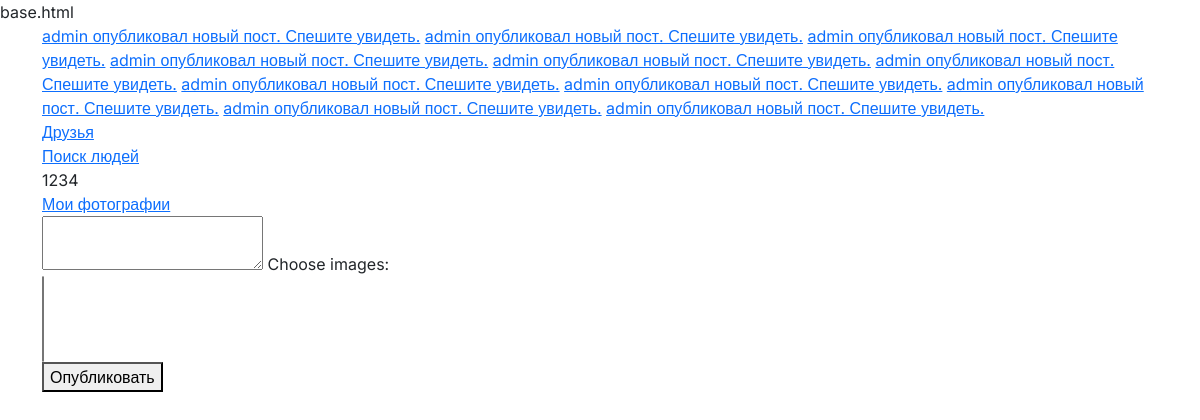
Screenshot of /social_network/my_profile/ (signed in) with the database file from the repository.
### social_network/models.py (models this page shows)
class Notification(models.Model):
    to_profile = models.ManyToManyField(Profile, related_name="notifications")
    content = models.TextField(max_length=200)
    url = models.URLField(max_length=200)

### social_network/views.py (the view)
# urls.py: path("my_profile/", view=views.my_profile, name="my_profile"),
@login_required()
@use_notifications()
def my_profile(request):
    user = request.user
    print(request.notifications)
    return render(request, "social_network/my_profile.html", {"user": user, "publications": user.social_network_profile.publications.all(), "images": user.social_network_profile.profile_images.all()})

### social_network/templates/social_network/my_profile.html (shortened to what this page needs)
{% extends "base.html" %}
{% block content %}
  <div class="container">
    <div>
      {% for notification in request.notifications %}
        <a href="{% url "social_network:process_notification" notification.id %}">{{ notification.content }}</a>
      {% endfor %}
    </div>
    <div>
      <a href="{% url "social_network:friends_list" %}">Друзья</a>
    </div>
    <div>
      <a href="{% url "social_network:find_users" %}">Поиск людей</a>
    </div>
    <div>{{ user.username }}</div>
    <div>
      <a href="{% url "social_network:profile_images" %}">Мои фотографии</a>
    </div>
    <form action="{% url "social_network:create_publication" %}" method="post">
      <textarea name="publication_text" id="1"></textarea>
      <label for="images">Choose images:</label>
      <select class="d-flex flex-column" name="images" id="images" multiple>
      </select>
      <button type="submit">Опубликовать</button>
    </form>
  </div>
{% endblock content %}

### common/templates/base.html (style rules this page uses)
* { font-family: "Inter", sans-serif; font-optical-sizing: auto; font-weight: 400; font-style: normal; font-variation-settings: "slnt" 0; }

### rows the page displays
Notification: content "admin опубликовал новый пост. Спешите увидеть."
Notification: content "admin опубликовал новый пост. Спешите увидеть."
Notification: content "admin опубликовал новый пост. Спешите увидеть."
Notification: content "admin опубликовал новый пост. Спешите увидеть."
Notification: content "admin опубликовал новый пост. Спешите увидеть."
Notification: content "admin опубликовал новый пост. Спешите увидеть."
Notification: content "admin опубликовал новый пост. Спешите увидеть."
Notification: content "admin опубликовал новый пост. Спешите увидеть."
Notification: content "admin опубликовал новый пост. Спешите увидеть."
Notification: content "admin опубликовал новый пост. Спешите увидеть."
Notification: content "admin опубликовал новый пост. Спешите увидеть."

### other values shown
{{ user.username }} "1234"
